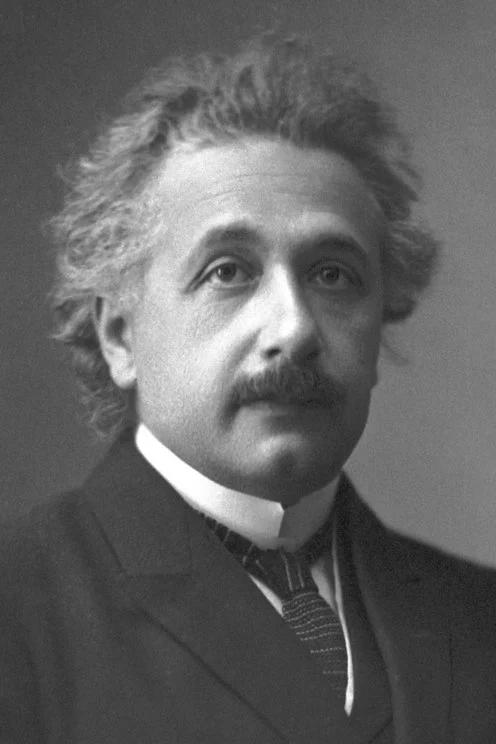
#> input picture face.jpg, 496 x 744 px
$ jupyter execute fourier_face_reconstruction_tutorial.ipynb
#> lines starting #> are read from the running program, lines starting #| are printed output that depends on the picture
# Rebuilding a Face Using Fourier Transform

**Author:** Muhammad Bilal Azam
**Date:** April 2026

---

This notebook is a step-by-step tutorial showing how a grayscale image can be decomposed into frequency components and reconstructed using the **2D Discrete Fourier Transform (DFT)**.

The goal is not just to run the code, but to understand what each step is doing.

By the end, we will see that an image is not only a grid of pixels — it can also be viewed as a weighted sum of wave patterns with different frequencies, strengths, and spatial arrangements.

## What you need

Install the required packages if needed:

```bash
pip install numpy matplotlib pillow
```

You also need one image file. Put it in the same folder as this notebook and name it:

```text
face.jpg
```

You can use any image, but a face image makes the reconstruction visually interesting.

[cell 1]
import numpy as np
import matplotlib.pyplot as plt
from PIL import Image
from matplotlib.animation import FuncAnimation
from matplotlib.animation import PillowWriter # used to save GIF files
from matplotlib.animation import FFMpegWriter # used to save MP4 files
from IPython.display import HTML # used to display animations in Jupyter

## Step 1 — Load the image

We first load the image and convert it to grayscale.

A grayscale image is simpler than a color image because each pixel has only one number: its brightness. The value is usually between 0 and 255:

- 0 means black
- 255 means white
- values in between represent different shades of gray

Mathematically, we can think of the image as a 2D function:

$$
f(x,y)
$$

where $x$ and $y$ are pixel coordinates, and $f(x,y)$ is the brightness value at that pixel.

This is the object we will transform using the Fourier Transform.

[cell 2]
# Path to the image file.
# The image should be in the same folder as this notebook.
image_path = "face.jpg"

# Open the image and convert it to grayscale.
# "L" means luminance mode in PIL: one brightness value per pixel.
img = Image.open(image_path).convert("L")

# Convert the PIL image into a NumPy array.
# This gives us a 2D array of pixel values.
img = np.array(img)

# Print basic information about the image.
# Shape gives the number of rows and columns: (height, width).
print("Image shape:", img.shape)
#| Image shape: (744, 496)

# Pixel range tells us the minimum and maximum brightness values.
print("Pixel value range:", img.min(), "to", img.max())
#| Pixel value range: 19 to 255

# Display the image.
plt.figure(figsize=(5, 5))
#> (this line was passed over: IPython is not available in this run)
plt.imshow(img, cmap="gray")
#> (this line was passed over: IPython is not available in this run)
plt.title("Original Image")
#> (this line was passed over: IPython is not available in this run)
plt.axis("off")
#> (this line was passed over: IPython is not available in this run)
plt.show()

### Checkpoint

At this point, the image is just a NumPy array.

Each entry in this array represents the brightness of a pixel.

If the image shape is $(N, M)$, then we have $N \times M$ brightness values.

So far, we are working in **pixel space**:
- each value corresponds to a location in the image

Next, we will switch to a completely different representation: **frequency space**.

## Step 2 — Compute the 2D Fourier Transform

Now we move from **pixel space** to **frequency space**.

Instead of describing the image using pixel values, we describe it as a sum of wave-like patterns with different frequencies.

The 2D Discrete Fourier Transform (DFT) is defined as:

$$
F(u,v)=\sum_{x=0}^{N-1}\sum_{y=0}^{M-1} f(x,y)\,
e^{-2\pi i\left(\frac{ux}{N}+\frac{vy}{M}\right)}
$$

Here:

- $f(x,y)$ is the original image
- $F(u,v)$ is the Fourier coefficient at frequency $(u,v)$
- each coefficient represents a sinusoidal pattern with:
  - a frequency
  - an amplitude
  - a phase

So instead of storing pixel intensities, we now store how strongly each wave pattern contributes to the image.

---

### What does this mean intuitively?

You can think of the image as being built from many overlapping waves:

- low-frequency waves → smooth variations (large-scale structure)
- high-frequency waves → rapid changes (edges and fine details)

The Fourier Transform extracts all of these components.

---

### Computing it in Python

NumPy provides an efficient implementation of the Fast Fourier Transform (FFT).

After computing the transform, each entry in `F_shifted` is a **complex number**.
This complex value encodes:

- the **magnitude** → how strong that frequency component is
- the **phase** → how that pattern is positioned in the image

[cell 3]
# Compute the 2D Fourier Transform of the image.
# This converts the image from pixel space to frequency space.
F = np.fft.fft2(img)

# Shift the zero-frequency component to the center of the spectrum.
# By default, the zero frequency is at the top-left corner.
# fftshift moves it to the center, which makes visualization and masking easier.
F_shifted = np.fft.fftshift(F)

# Print basic information about the Fourier array.
# Shape should be same as the image.
print("Fourier array shape:", F_shifted.shape)
#| Fourier array shape: (744, 496)

# The data type is complex because each coefficient has real + imaginary parts.
print("Fourier array dtype:", F_shifted.dtype)
#| Fourier array dtype: complex128

## Step 3 — Visualize the Fourier spectrum

The Fourier coefficients are complex numbers. To visualize them, we look at their magnitude:

$$
|F(u,v)|
$$

This tells us how strong each frequency component is.

However, the magnitude values can vary over several orders of magnitude.
A few frequencies (especially low frequencies) are very strong, while most others are much weaker.

To make both strong and weak components visible, we plot:

$$
\log(1 + |F(u,v)|)
$$

The logarithm compresses the dynamic range, so smaller values are not completely hidden. We add 1 inside the logarithm to avoid issues when $|F(u,v)| = 0$, since $\log(0)$ is undefined.

---

### What are we looking at?

This image is called the **Fourier spectrum**.

Each point corresponds to a frequency component:

- the **center** represents low frequencies (slow variations in the image)
- points farther from the center represent higher frequencies (finer details)

---

### How to interpret this plot

- The **bright spot at the center**
  → strong low-frequency components
  → corresponds to overall brightness and smooth structure

- The **fading intensity outward**
  → high frequencies have smaller magnitude

- The **cross-like pattern** (if visible)
  → indicates dominant horizontal and vertical structures in the image

---

### Why this matters

This visualization shows where most of the “energy” of the image lies in frequency space.

In the next step, we will use this idea to selectively keep only certain regions of the spectrum.

[cell 4]
# Compute the magnitude of the Fourier coefficients.
# np.abs() gives the magnitude of complex numbers.
magnitude = np.abs(F_shifted)

# Apply log scaling to compress dynamic range.
# Adding 1 avoids log(0).
spectrum = np.log(1 + magnitude)
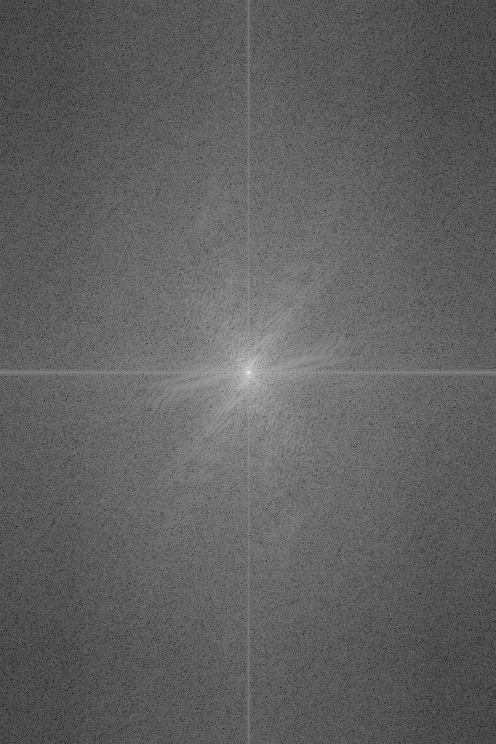
#> spectrum: shape (744, 496) float64; min 0.746, max 17.41, mean 7.08; drawn with min black and max white

# Display the spectrum.
plt.figure(figsize=(6, 5))
#> (this line was passed over: IPython is not available in this run)
plt.imshow(spectrum, cmap="gray")
#> (this line was passed over: IPython is not available in this run)
plt.title("Fourier Spectrum: log(1 + |F|)")
#> (this line was passed over: IPython is not available in this run)
plt.axis("off")
plt.show()
